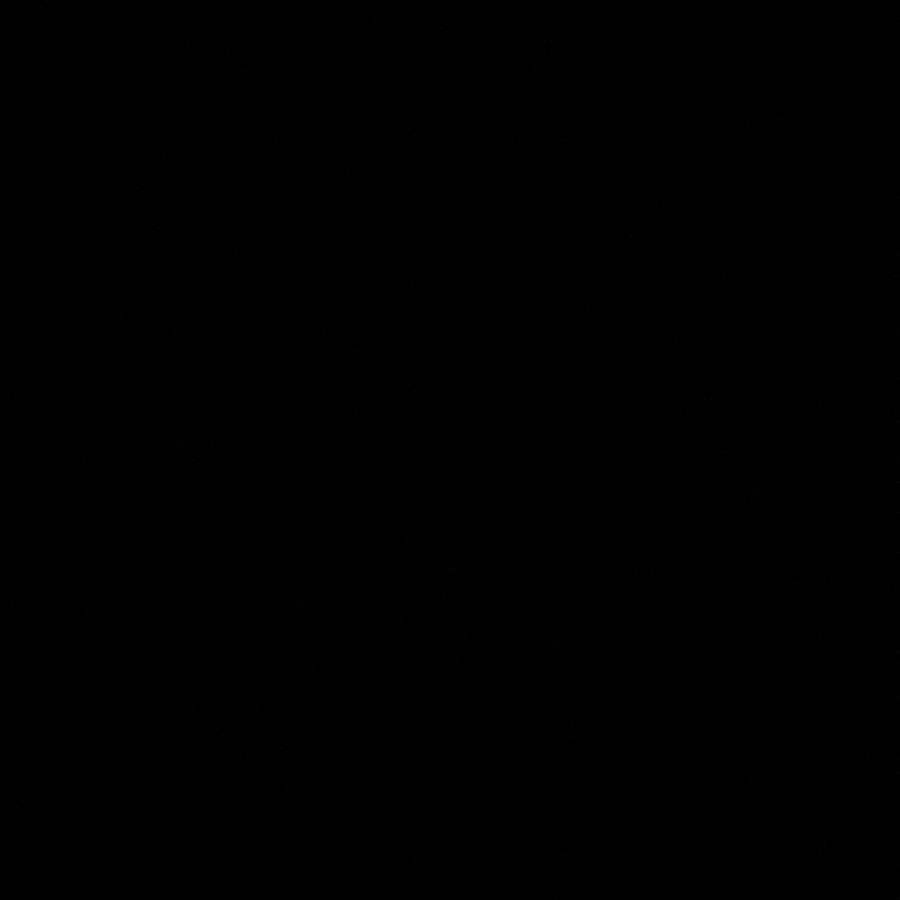
Frame 1 (no input)
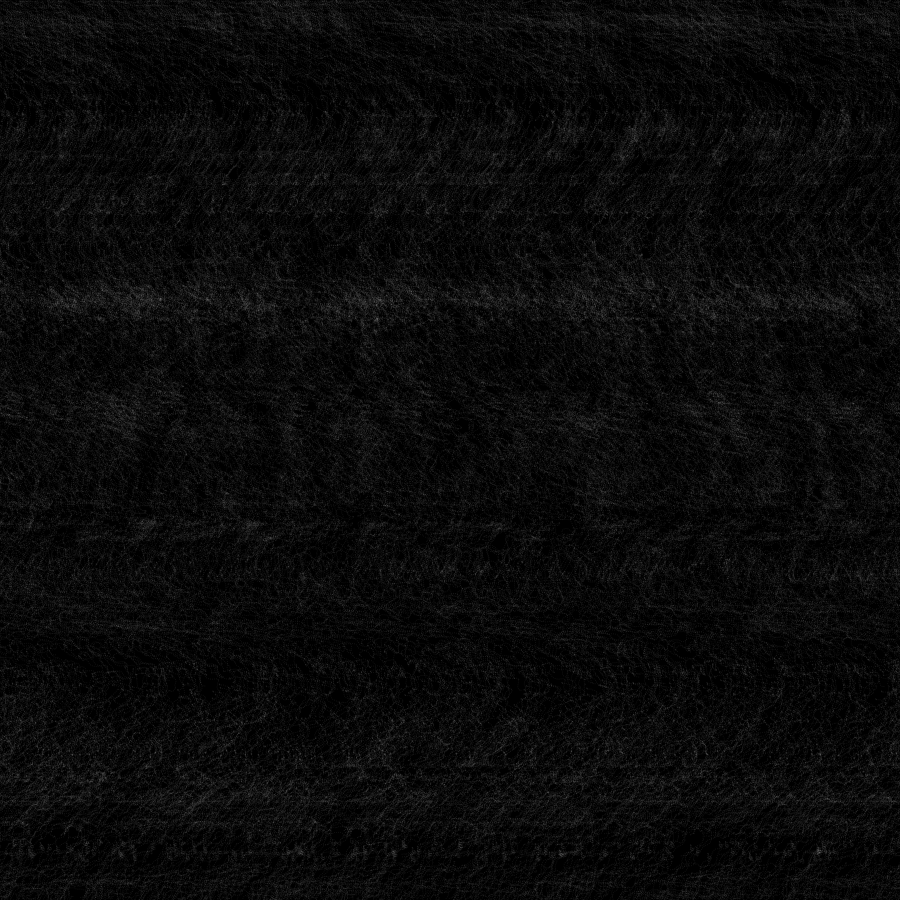
Frame 60 (no input)
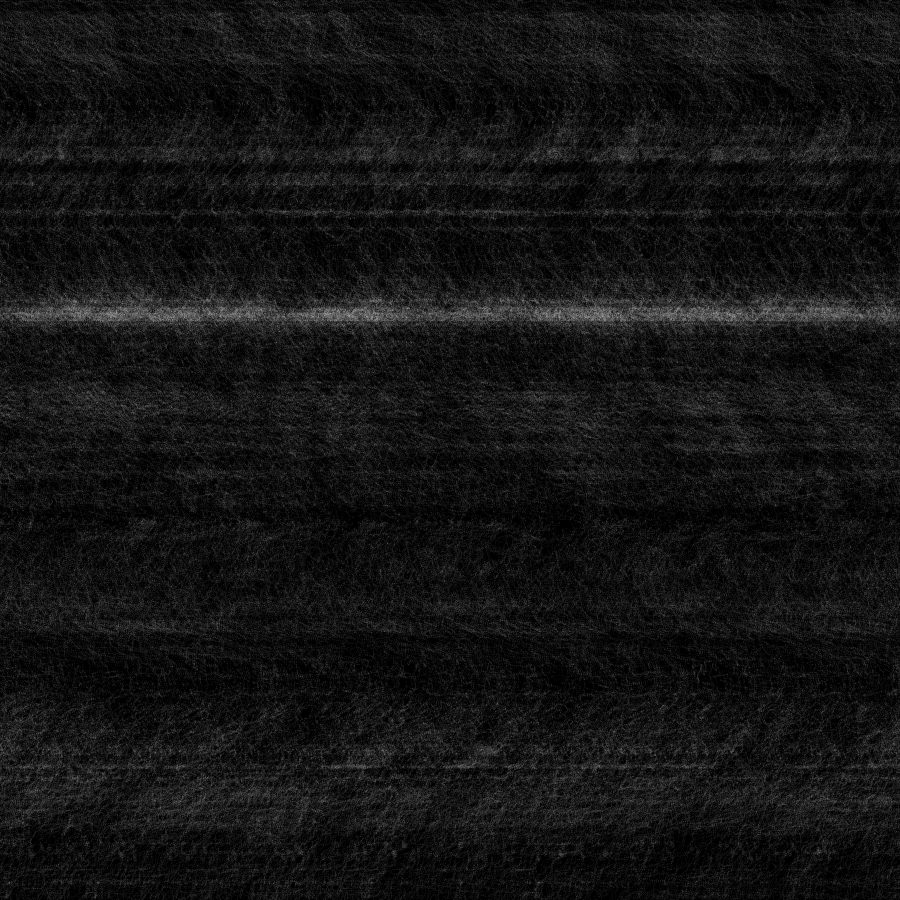
Frame 120 (the mouse pressed at the canvas centre since frame 60)

The p5.js sketch that drew these frames (run headless with seeded random() and noise() and a simulated clock; from frame 60 on, the mouse is pressed at the canvas centre):

// p5.js sketch
// ── sketch.js
let cols, rows;
let inc = 0.05;
let zoff = 0.0;
let scl = 20;
let debug = false;
let particles = []
let flowFields = [];

function keyPressed () {
  if (key == 'd') debug = !debug;
  if (key == 'b') background(0);
}

function setup() {
  createCanvas(900, 900);
  background(0);

  cols = floor(width / scl);
  rows = floor(height / scl);

  for (let i = 0; i < 10000; i++) {
    particles.push(new Particle());
  }

  flowFields = Array(cols).fill(Array(rows).fill(0));
}

function draw() {
  //background(0, 5);
  let yoff = 0;

  for(let y = 0; y < rows; y++) {
    let xoff = 0;

    for(let x = 0; x < cols; x++) {
      const angle = noise(xoff, yoff, zoff) * TWO_PI * 4;

      const newVector =  p5.Vector.fromAngle(angle);

      newVector.setMag(1);

      flowFields[y][x] = newVector;

      xoff += inc;

      if (debug) {
         stroke(255, 0, 0, 100);
         strokeWeight(1);

         push();
          translate(x * scl, y * scl);
          rotate(newVector.heading());
          line(0, 0, scl, 0);
         pop();
      }
    }

    yoff += inc;
    zoff += 0.004;
  }

  for (const p of particles) p.main(flowFields);
}

// ── particle.js
class Particle {
  constructor () {
    this.pos = new p5.Vector(random(width), random(height));
    this.vel = new p5.Vector(0, 0);
    this.acc = new p5.Vector(0, 0);
    this.maxSpeed = 2;
    this.prevPos = this.pos.copy();
  }

  update () {
    this.vel.add(this.acc);
    this.vel.limit(this.maxSpeed);
    this.pos.add(this.vel);
    this.acc.mult(0);
  }

  updatePrev () {
    this.prevPos.x = this.pos.x;
    this.prevPos.y = this.pos.y;
  }

  edges () {
    if (this.pos.x > width) this.pos.x = 0;
    if (this.pos.x < 0) this.pos.x = width;
    if (this.pos.y > height) this.pos.y = 0;
    if (this.pos.y < 0) this.pos.y = height;
    this.updatePrev();
  }

  applyForce (force) {
    this.acc.add(force);
  }

   lookup(pos, vectors) {
    const column = int(constrain(pos.x / scl, 0, cols - 1));
    const row = int(constrain(pos.y / scl, 0, rows - 1));
    return vectors[column][row].copy();
  }

  follow(flowField) {
    let x = int(constrain(this.pos.x / scl, 0, cols - 1));
    let y = int(constrain(this.pos.y / scl, 0, rows - 1));
    const force = flowField[x][y].copy();

    this.applyForce(force);
  }

  show () {
    stroke(255, 20);
    strokeWeight(1);
    line(this.pos.x, this.pos.y, this.prevPos.x, this.prevPos.y);
    this.updatePrev();
  }

  main(flowFields) {
    this.follow(flowFields);
    this.update();
    this.edges();
    this.show();
  }
}
